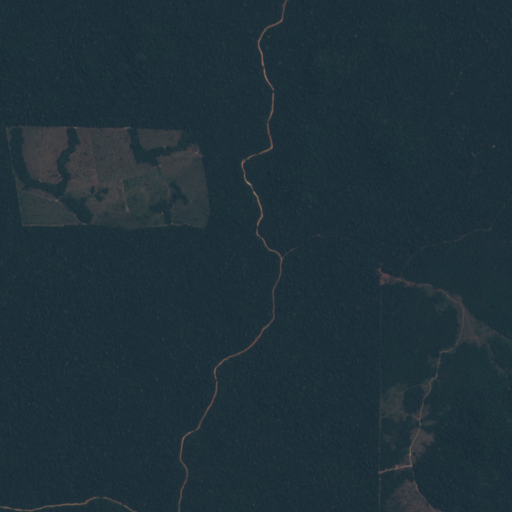
#> input picture Amazon Forest Dataset/Training/images/Amazon_1110.tiff_25.tiff, 512 x 512 px, found by its file name; its folder holds only this picture in this run
$ jupyter execute --allow-errors preprocess_loveda.ipynb
#> lines starting #> are read from the running program, lines starting #| are printed output that depends on the picture
# LoveDA Dataset Preprocessing

[cell 1]
# Download code - FOR REFERENCE ONLY (not executed)
# Dataset was manually downloaded from: https://zenodo.org/records/5706578

"""
import requests
import zipfile
import os
from tqdm import tqdm

def download_loveda(save_dir="./LoveDA"):
    urls = {
        "Train": "https://zenodo.org/records/5706578/files/Train.zip?download=1",
        "Val": "https://zenodo.org/records/5706578/files/Val.zip?download=1",
        "Test": "https://zenodo.org/records/5706578/files/Test.zip?download=1"
    }

    os.makedirs(save_dir, exist_ok=True)

    for name, url in urls.items():
        print(f"Downloading {name}...")
        response = requests.get(url, stream=True)
        total_size = int(response.headers.get('content-length', 0))

        zip_path = os.path.join(save_dir, f"{name}.zip")
        with open(zip_path, 'wb') as f:
            for chunk in response.iter_content(chunk_size=8192):
                f.write(chunk)

        print(f"Extracting {name}...")
        with zipfile.ZipFile(zip_path, 'r') as zip_ref:
            zip_ref.extractall(save_dir)
        os.remove(zip_path)

    print("Download complete!")

# download_loveda("./LoveDA")
"""
print("Download code provided for reference only.")
print("Dataset manually downloaded from: https://zenodo.org/records/5706578")

## Import Libraries and Configuration

[cell 2]
import os
import numpy as np
from PIL import Image
import shutil
from sklearn.model_selection import train_test_split
import random
import json
from datetime import datetime
import matplotlib.pyplot as plt

[cell 3]
# Configuration
# Input path
SOURCE_DIR = r"F:\Train\Train\Rural"
# Output path
OUTPUT_DIR = r"F:\Train\Train\LoveDA_Processed"

# Image parameters
ORIGINAL_SIZE = 1024  # LoveDA original size
TARGET_SIZE = 512     # Attention U-Net input size
# Selection criteria
FOREST_LABEL = 6      # Forest class label in LoveDA
MIN_FOREST_RATIO = 0.30  # Minimum forest coverage (30%)
MAX_FOREST_RATIO = 0.70  # Maximum forest coverage (70%)
NUM_IMAGES = 100      # Total images to select

# Dataset split ratios (7:2:1)
TRAIN_RATIO = 0.7
VAL_RATIO = 0.2
TEST_RATIO = 0.1

# Random seed for reproducibility
RANDOM_SEED = 42

image_dir = os.path.join(SOURCE_DIR, "images_png")
mask_dir = os.path.join(SOURCE_DIR, "masks_png")

## Scan and Filter Images by Forest Coverage

[cell 4]
def calculate_forest_ratio(mask_path, forest_label=6):
    """
    Calculate the ratio of forest pixels in a mask image.
    """
    mask = np.array(Image.open(mask_path))
    forest_pixels = np.sum(mask == forest_label)
    total_pixels = mask.size
    return forest_pixels / total_pixels

[cell 5]
qualified_images = []  # Images meeting criteria
all_images = []        # All images with their ratios

#> (the rest of this cell did not finish here and is left out)

[cell 6]
# Visualize forest coverage distribution
all_ratios = [r * 100 for _, r in all_images]
qualified_ratios = [r * 100 for _, r in qualified_images]

fig, ax = plt.subplots(figsize=(10, 5))

ax.hist(all_ratios, bins=30, alpha=0.5, label=f'All images (n={len(all_ratios)})', color='blue')
ax.hist(qualified_ratios, bins=15, alpha=0.7, label=f'Qualified (n={len(qualified_ratios)})', color='green')

ax.axvline(MIN_FOREST_RATIO * 100, color='red', linestyle='--', label=f'Min threshold ({MIN_FOREST_RATIO*100:.0f}%)')
ax.axvline(MAX_FOREST_RATIO * 100, color='red', linestyle='--', label=f'Max threshold ({MAX_FOREST_RATIO*100:.0f}%)')

ax.set_xlabel('Forest Coverage (%)')
ax.set_ylabel('Number of Images')
ax.set_title('Forest Coverage Distribution in LoveDA Rural Dataset')
ax.legend()
plt.tight_layout()
plt.show()
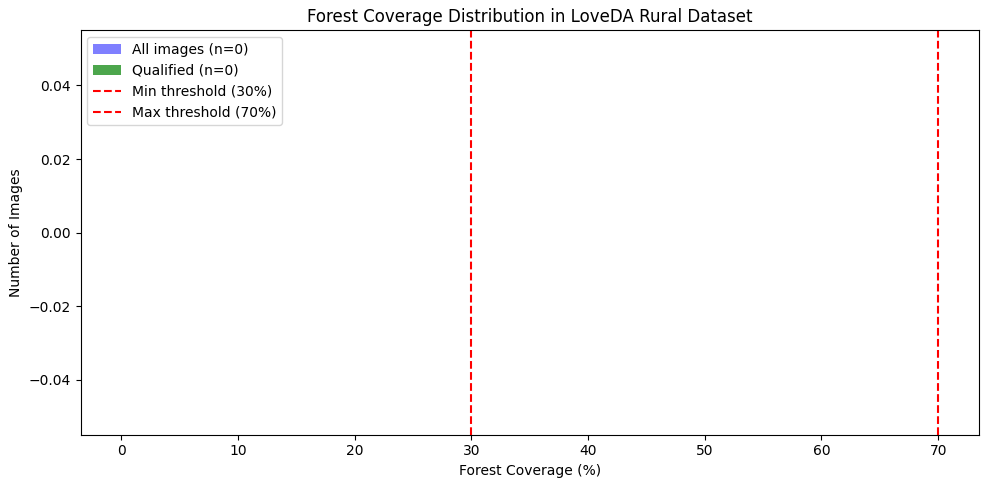
#> figure drawn by matplotlib, 1 panel
print(f"  Mean forest coverage: {np.mean(qualified_ratios):.1f}%")
print(f"  Std: {np.std(qualified_ratios):.1f}%")

## Random Selection and Dataset Split

[cell 7]
# Set random seed for reproducibility
random.seed(RANDOM_SEED)
np.random.seed(RANDOM_SEED)

# Check if we have enough images
if len(qualified_images) < NUM_IMAGES:
    print(f"Warning: Only {len(qualified_images)} images available, will use all of them.")
    selected = qualified_images
else:
    # Random selection
    selected = random.sample(qualified_images, NUM_IMAGES)
    print(f"Randomly selected {NUM_IMAGES} images")

# Extract filenames
filenames = [item[0] for item in selected]

# Calculate split sizes
n_total = len(filenames)
n_train = int(n_total * TRAIN_RATIO)
n_val = int(n_total * VAL_RATIO)
n_test = n_total - n_train - n_val

# Split dataset
#> (the rest of this cell did not finish here and is left out)

## Image Processing Functions

[cell 8]
def process_image(image_path, target_size):
    img = Image.open(image_path).convert('RGB')
    img_resized = img.resize((target_size, target_size), Image.LANCZOS)
    return img_resized


def process_mask(mask_path, target_size, forest_label=6):
    mask = Image.open(mask_path)

    # Resize using nearest neighbor (preserve label values)
    mask_resized = mask.resize((target_size, target_size), Image.NEAREST)

    # Convert to numpy for processing
    mask_array = np.array(mask_resized)

    # Binarize: forest (label=6) -> 255 (white), others -> 0 (black)
    binary_mask = np.where(mask_array == forest_label, 255, 0).astype(np.uint8)

    # Convert back to PIL Image
    binary_mask_img = Image.fromarray(binary_mask, mode='L')

    return binary_mask_img

#> (a cell that did not finish here is left out)

## Process and Save Dataset

#> (a cell that did not finish here is left out)

[cell 11]
total_processed = 0
#> (the rest of this cell did not finish here and is left out)

[cell 12]
# Visualize samples from each split
fig, axes = plt.subplots(3, 4, figsize=(16, 12))

for row, split in enumerate(['Training', 'Validation', 'Test']):
    img_dir_out = os.path.join(OUTPUT_DIR, split, "images")
    mask_dir_out = os.path.join(OUTPUT_DIR, split, "masks")

    images = os.listdir(img_dir_out)[:2]  # Take 2 samples

    for col, img_name in enumerate(images):
        img = Image.open(os.path.join(img_dir_out, img_name))
#> img is the input picture: PIL image 512x512 RGB; mean R, G, B 31.8, 49.3, 57.9
        mask = Image.open(os.path.join(mask_dir_out, img_name))

        # Plot image
        axes[row, col * 2].imshow(img)
        axes[row, col * 2].set_title(f"{split}\n{img_name[:12]}...")
        axes[row, col * 2].axis('off')

        # Plot mask
        axes[row, col * 2 + 1].imshow(mask, cmap='gray')
        forest_ratio = np.sum(np.array(mask) == 255) / (TARGET_SIZE * TARGET_SIZE)
#> forest_ratio = 0
        axes[row, col * 2 + 1].set_title(f"Mask\nForest: {forest_ratio*100:.1f}%")
        axes[row, col * 2 + 1].axis('off')

plt.suptitle("Preprocessed Dataset Samples", fontsize=16)
plt.tight_layout()

# Save visualization
viz_path = os.path.join(OUTPUT_DIR, "visualization_samples.png")
plt.savefig(viz_path, dpi=150, bbox_inches='tight')
print(f"Visualization saved to: {viz_path}")

plt.show()
